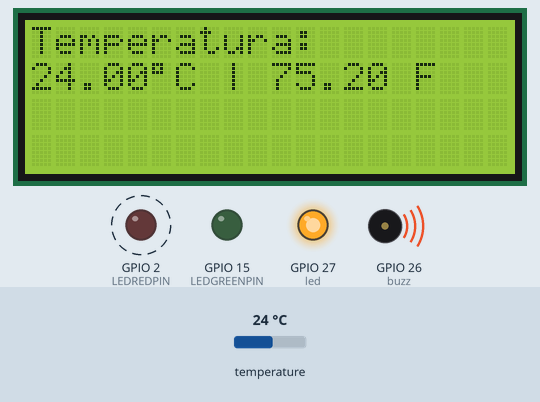
The sketch below on a simulated ESP32. On the bench: 20×4 character LCD, output pins drawn as LEDs (lit = HIGH), buzzer (waves = sounding, pin HIGH). Dashed ring = blinking. The test bench sets the inputs (shaded band); at power-on: temperature 24 °C. WiFi joins after 1.5 s; servers stay silent unless stated; uploads are accepted with an empty reply; the local clock reads 2024-03-15 10:24:30 at power-on unless the sketch sets it; what the sketch prints to the serial monitor is not drawn.

Above: at 4.9 s.
5.0 s: temperature set to 12 °C
At 5.9 s:
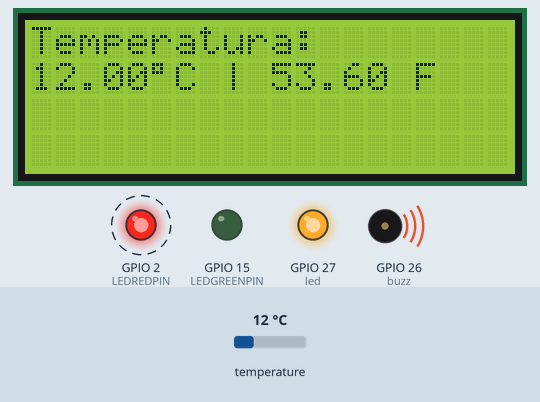
9.5 s: temperature set to 19 °C
At 11.4 s:
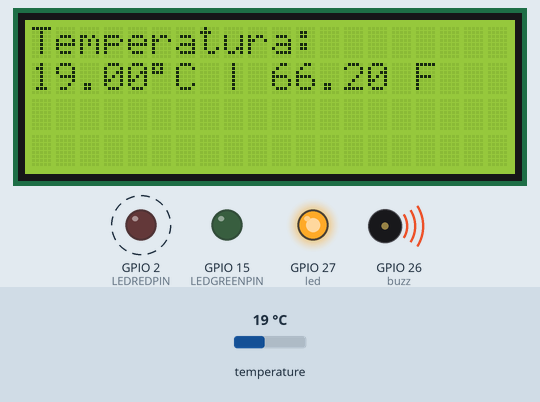
12.1 s: temperature set to 24.3 °C
At 13.6 s:
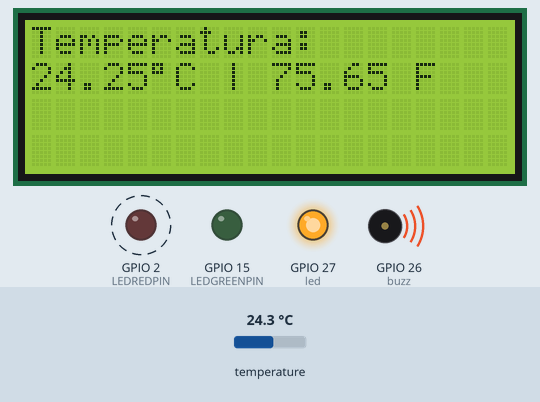
14.5 s: temperature set to 25.4 °C
At 16.0 s:
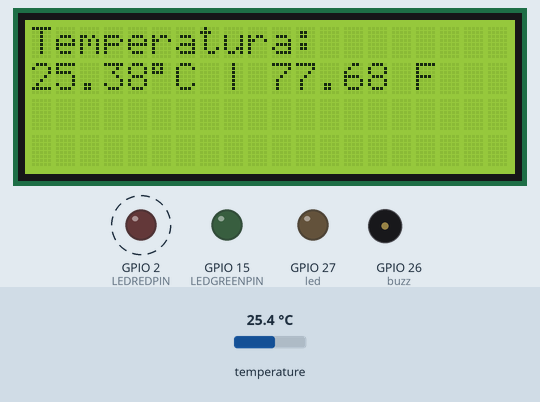
Timing chart, 0 to 17.9 s (numbered marks = the images above; inputs shaded):
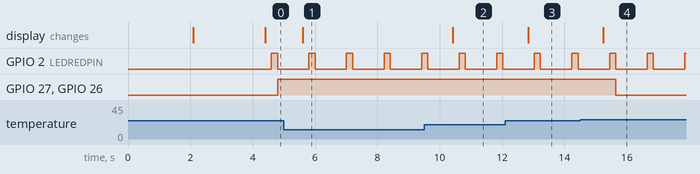

The sketch:

Epilogo.ino
```cpp
#include <WiFi.h>
#include <OneWire.h>
#include <DallasTemperature.h>
#include <Wire.h>
#include <LiquidCrystal_I2C.h>
LiquidCrystal_I2C lcd(0x27, 20, 4);

#include <HTTPClient.h>
#include <ArduinoJson.h>

#include "Secrets.h"
#include "time.h"

#define DATOS 25
#define LEDGREENPIN 15
#define LEDREDPIN 2
OneWire oneWire(DATOS);
DallasTemperature sensors(&oneWire);

unsigned long epochTime;
unsigned long dataMillis = 0;

const char* ntpServer = "pool.ntp.org";
const char* serverName = "https://us-east-1.aws.data.mongodb-api.com/app/plant_monitor-epekp/endpoint/plantdata";

//const int contador_rfid = 23;<-------------------MOVER

StaticJsonDocument<500> doc;


float led =27;
float buzz = 26;
//int contador = 0;<------------------------------------MOVER
//int estado_rfid =0; <-----------------------------------MOVER
//int lastButtonState_asc = 1; <-------------------------------MOVER

void setup(void)
{
    Serial.begin(9600);
    Serial.println("Dallas Temperature IC Control Library Demo");
    sensors.begin();
    pinMode(LEDGREENPIN, OUTPUT);
    pinMode(LEDREDPIN, OUTPUT);

    //pinMode(contador, INPUT); <------------------------MOVER

    digitalWrite(LEDGREENPIN, LOW);
    digitalWrite(LEDREDPIN, LOW);

    lcd.init();
    lcd.backlight();
    lcd.setCursor(0, 0);
    lcd.print("Cargando...");
    delay(2000);
    lcd.clear();

    pinMode(led, OUTPUT);
    pinMode(buzz, OUTPUT);


    WiFi.begin(WIFI_SSID, WIFI_PASSWORD);
    Serial.print("Connecting to Wi-Fi");
    while (WiFi.status() != WL_CONNECTED)
    {
        Serial.print(".");
        delay(300);
    }
    Serial.println();
    Serial.print("Connected with IP: ");
    Serial.println(WiFi.localIP());
    Serial.println();

    configTime(0, 0, ntpServer);
}

void loop(void)
{
 Serial.print("Requesting temperatures...");
 sensors.requestTemperatures();
 Serial.println("DONE");
 float tempC = sensors.getTempCByIndex(0);

 if (tempC != DEVICE_DISCONNECTED_C)
  {
    /*
     *  MEDIDOR DE TEMPERATURA
     */
    Serial.print("Temperature for the device 1 (index 0) is: ");
    Serial.println(tempC);
    lcd.setCursor(0, 0);
    lcd.print("Temperatura:");
    lcd.setCursor(0, 1);
    lcd.print(tempC);
    lcd.print((char)223);
    lcd.print("C");
    lcd.print(" | ");
    lcd.print(DallasTemperature::toFahrenheit(tempC));
    lcd.print(" F");

    /*
     * SENSOR RFID
     */

    /*
   estado_rfid = digitalRead(contador_rfid);

    if (estado_rfid != lastButtonState_asc){
      if (estado_rfid == HIGH) {
        contador ++;
        Serial.println("+");
        Serial.println("Se registro");
        Serial.println(contador);
        delay(100);

      }
    }
    */

    doc["sensors"]["temperature"] = tempC;
    //doc["sensors"]["constant"] = contador;  <-----------------------------------MOVER


    Serial.println("Uploading data... ");
    POSTData();

  }
  else
  {
    Serial.println("Error: No se detecta temperatura");
  }
  if (tempC>30){
    digitalWrite(led, HIGH);
    digitalWrite(buzz, HIGH);
  }else{
    digitalWrite(led, LOW);
    digitalWrite(buzz, LOW);
  }
  if (tempC<25){
    digitalWrite(led, HIGH);
    digitalWrite(buzz, HIGH);
  }
}

// Function that gets current epoch time
unsigned long getTime() {
  time_t now;
  struct tm timeinfo;
  if (!getLocalTime(&timeinfo)) {
    return(0);
  }
  time(&now);
  return now;
}

void POSTData()
{
    if(WiFi.status()== WL_CONNECTED){
      HTTPClient http;

      http.begin(serverName);
      http.addHeader("Content-Type", "application/json");

      String json;
      serializeJson(doc, json);

      Serial.println(json);

      int httpResponseCode = http.POST(json);
      Serial.println(httpResponseCode);

     // Serial.println(http.getString());

      if (httpResponseCode == 204) {
        Serial.println("Data uploaded.");
        digitalWrite(LEDGREENPIN, HIGH);
        delay(200);
        digitalWrite(LEDGREENPIN, LOW);
      } else {
        Serial.println("ERROR: Couldn't upload data.");
        digitalWrite(LEDREDPIN, HIGH);
        delay(200);
        digitalWrite(LEDREDPIN, LOW);
      }

    }
}
```

Secrets.h
```cpp
#define WIFI_SSID "Omni_lite7C68F8"
#define WIFI_PASSWORD "pace6435"
```

Measured:
- the behaviour switches between 24.9 and 25 °C on temperature (found by bisection; images 3 and 4)
- after the input at 5.0 s, the display: changes after 0.60 s (image 1)
- after the input at 9.5 s, the display: changes after 0.92 s (image 2)
- after the input at 12.1 s, the display: changes after 0.73 s (image 3)
- after the input at 14.5 s, GPIO 27 (led), GPIO 26 (buzz): HIGH → LOW after 1.1 s; the display: changes after 0.75 s (image 4)
- by itself, GPIO 2 (LEDREDPIN): alternates HIGH for 0.20 s and LOW for 1.0 s
